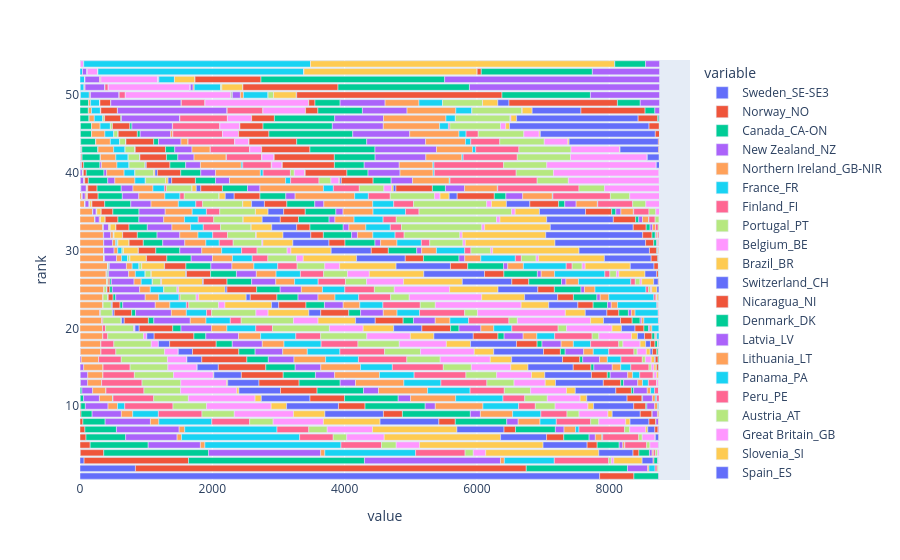

Notebook cell for this chart:
### Code cell
from plotly import express as pe
pe.bar(val, y=val.index, x=order_col, orientation='h')
